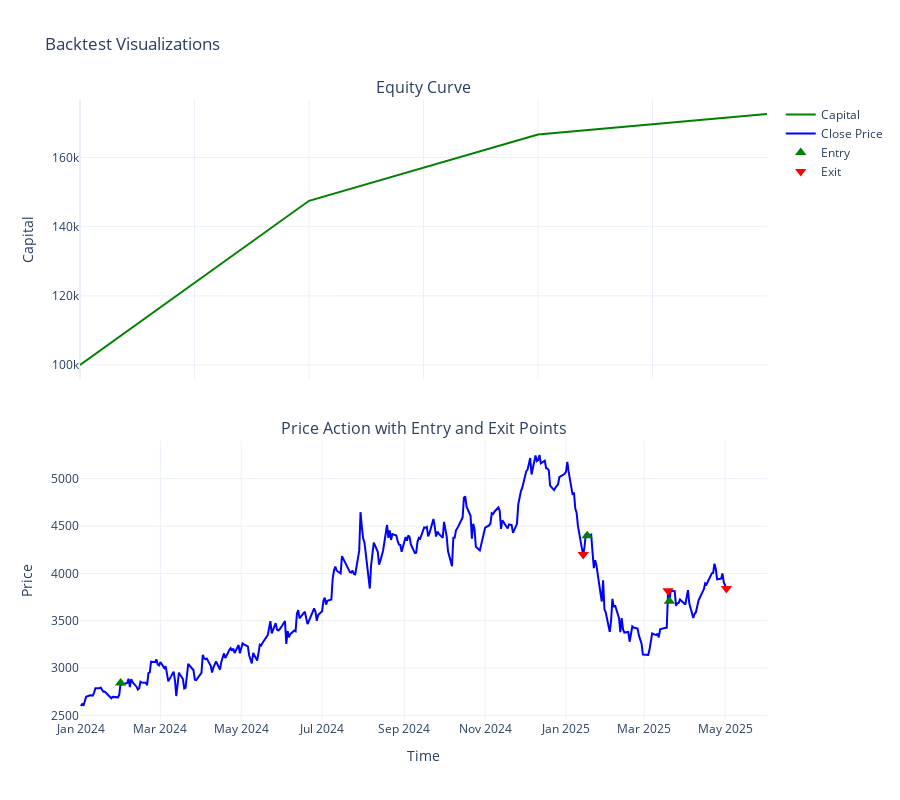

Source (notebook cell):
### Markdown cell above
### Backtesting Strategy X

### Code cell
dataframe = df_combined.copy()
dataframe=dataframe[['datetime', 'open_main','high_main','low_main','close_main','volume','signals']]
dataframe.rename(columns={'datetime':'timestamp','open_main':'open','high_main':'high','low_main':'low','close_main':'close'},inplace=True)
#dataframe = remove_redundant_signals(dataframe)
perform_backtest(dataframe)

### Figure 1 — Plotly figure (JSON) as saved in the notebook; plotly's stock layout.template omitted (floating-point values rounded to 4 significant figures; data arrays with more than 128 entries replaced by an {"elided": "..."} marker saying what was removed)
{"data": [{"line": {"color": "green"}, "mode": "lines", "name": "Capital", "type": "scatter", "xaxis": "x", "y": [100000, 147500.0, 166700.0, 172600.0], "yaxis": "y"}, {"line": {"color": "blue"}, "mode": "lines", "name": "Close Price", "type": "scatter", "x": {"elided": "328 str values"}, "xaxis": "x2", "y": {"elided": "328 float values"}, "yaxis": "y2"}, {"marker": {"color": "green", "size": 10, "symbol": "triangle-up"}, "mode": "markers", "name": "Entry", "type": "scatter", "x": ["2024-01-31T00:00:00", "2025-01-17T00:00:00", "2025-03-20T00:00:00"], "xaxis": "x2", "y": [2843.0, 4397.0, 3706.0], "yaxis": "y2"}, {"marker": {"color": "red", "size": 10, "symbol": "triangle-down"}, "mode": "markers", "name": "Exit", "type": "scatter", "x": ["2025-01-14T00:00:00", "2025-03-19T00:00:00", "2025-05-02T00:00:00"], "xaxis": "x2", "y": [4199.0, 3816.0, 3841], "yaxis": "y2"}], "layout": {"annotations": [{"font": {"size": 16}, "showarrow": false, "text": "Equity Curve", "x": 0.5, "xanchor": "center", "xref": "paper", "y": 1, "yanchor": "bottom", "yref": "paper"}, {"font": {"size": 16}, "showarrow": false, "text": "Price Action with Entry and Exit Points", "x": 0.5, "xanchor": "center", "xref": "paper", "y": 0.45, "yanchor": "bottom", "yref": "paper"}], "height": 800, "showlegend": true, "title": {"text": "Backtest Visualizations"}, "xaxis": {"anchor": "y", "domain": [0, 1], "matches": "x2", "showticklabels": false}, "xaxis2": {"anchor": "y2", "domain": [0, 1], "title": {"text": "Time"}}, "yaxis": {"anchor": "x", "domain": [0.55, 1], "title": {"text": "Capital"}}, "yaxis2": {"anchor": "x2", "domain": [0, 0.45], "title": {"text": "Price"}}}}
